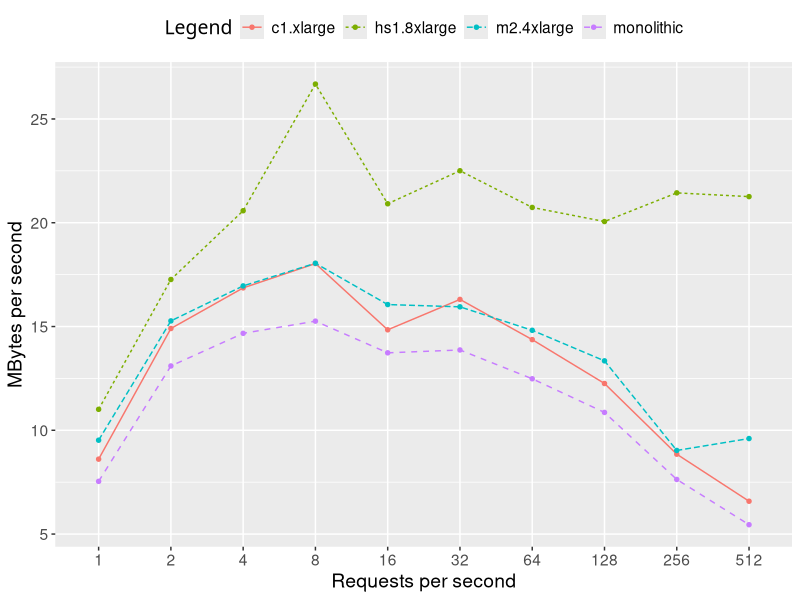

Write the R code that produced this figure.
##################################
##################################
##################################
setwd("/home/lucas/workspace/BPD4CD/analyzes");

require("ggplot2")

d <- read.table("data/throughtput_execution_time.csv", TRUE, ",", "\"");

d$number_of_request_per_second = 
	factor(d$number_of_request_per_second, ordered = T, 
			levels=c(1,2,4,8,16,32,64,128,256,512), 
			labels = c(1,2,4,8,16,32,64,128,256,512));

png("data/throughput_time_execution.png", width=309.921259843, height=174.236220472)

print(ggplot(data=d, aes(x=factor(number_of_request_per_second), 
		y=bytes_per_second, colour=form, linetype=form, group=form)) +
	geom_line() + geom_point(size=1.2) +
	scale_linetype_discrete("Legend") +
	scale_colour_hue("Legend") +
	theme(
		text = element_text(size=14),
		legend.title=element_text("Legend"), 
		legend.direction = "horizontal", 
		legend.position = "top", 
		legend.box = "vertical") +
	ylab("MBytes per second") +
	xlab("Requests per second"));

dev.off();
